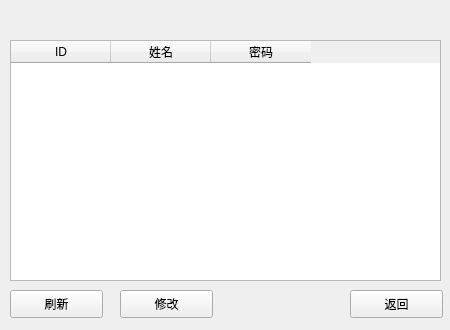
<?xml version="1.0" encoding="UTF-8"?>
<ui version="4.0">
 <class>Teainfo</class>
 <widget class="QWidget" name="Teainfo">
  <property name="geometry">
   <rect>
    <x>0</x>
    <y>0</y>
    <width>450</width>
    <height>330</height>
   </rect>
  </property>
  <property name="windowTitle">
   <string>Form</string>
  </property>
  <widget class="QTableWidget" name="tableWidget">
   <property name="geometry">
    <rect>
     <x>10</x>
     <y>40</y>
     <width>431</width>
     <height>241</height>
    </rect>
   </property>
   <column>
    <property name="text">
     <string>ID</string>
    </property>
   </column>
   <column>
    <property name="text">
     <string>姓名</string>
    </property>
   </column>
   <column>
    <property name="text">
     <string>密码</string>
    </property>
   </column>
  </widget>
  <widget class="QPushButton" name="pushButton">
   <property name="geometry">
    <rect>
     <x>10</x>
     <y>290</y>
     <width>93</width>
     <height>28</height>
    </rect>
   </property>
   <property name="text">
    <string>刷新</string>
   </property>
  </widget>
  <widget class="QPushButton" name="pushButton_2">
   <property name="geometry">
    <rect>
     <x>120</x>
     <y>290</y>
     <width>93</width>
     <height>28</height>
    </rect>
   </property>
   <property name="text">
    <string>修改</string>
   </property>
  </widget>
  <widget class="QPushButton" name="pushButton_3">
   <property name="geometry">
    <rect>
     <x>350</x>
     <y>290</y>
     <width>93</width>
     <height>28</height>
    </rect>
   </property>
   <property name="text">
    <string>返回</string>
   </property>
  </widget>
 </widget>
 <resources/>
 <connections/>
</ui>
